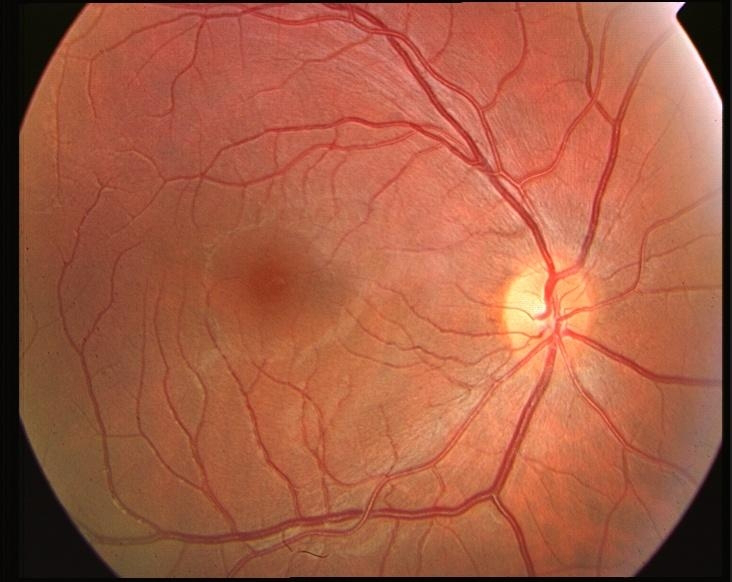
#> input picture Fundus.png, 732 x 582 px
$ jupyter execute accurate_mapping.ipynb   (shell and % lines are left out)
#> lines starting #> are read from the running program, lines starting #| are printed output that depends on the picture; after the words box and inside, x2 and y2 are one past the last pixel; in counts of white or black regions, pixels touching at a corner belong together
[cell 1]
import cv2
from matplotlib import pyplot as plt
import numpy as np
import math

[cell 2]
# opening image in RGB format
img = cv2.imread('Fundus.png')
#> img is the input picture: shape (582, 732, 3); mean B, G, R 67.6, 92.8, 165.4
b, g, r = cv2.split(img)
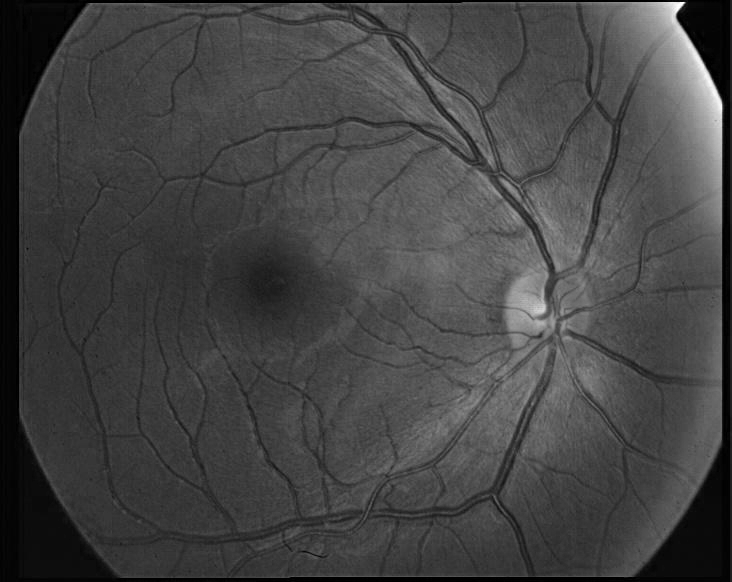
#> b: shape (582, 732); min 0, max 255, mean 67.6
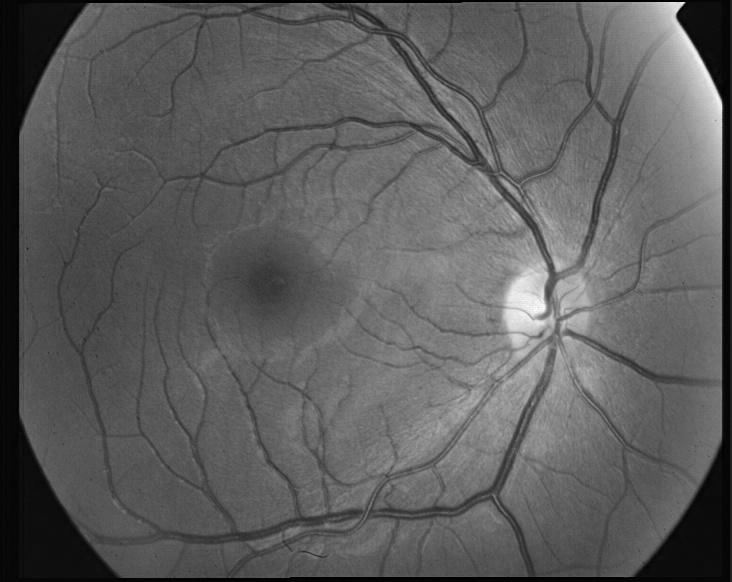
#> g: shape (582, 732); min 0, max 255, mean 92.8
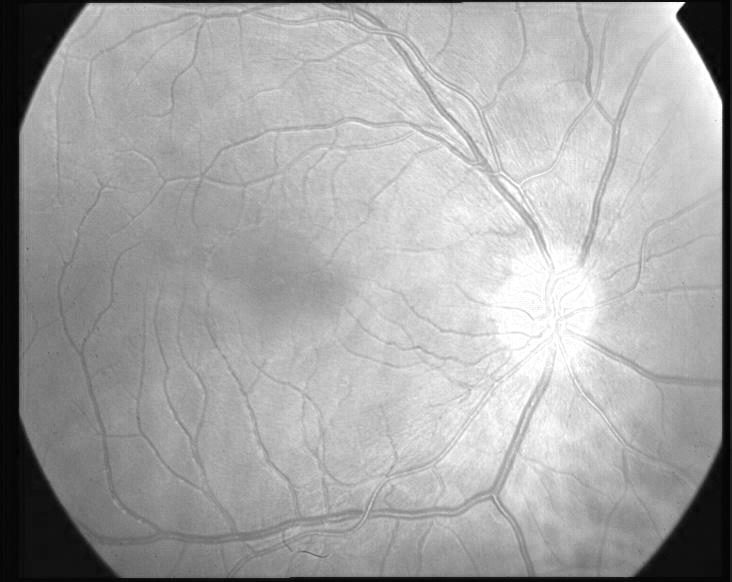
#> r: shape (582, 732); min 0, max 255, mean 165.4
img = cv2.merge([r, g, b])

[cell 3]
# displaying loaded image
plt.imshow(img)

[cell 4]
# coordinates of the center of the image
center_x = int(img.shape[0]/2)
#> center_x = 291
center_y = int(img.shape[1]/2)
#> center_y = 366

[cell 5]
# displaying center of the eye
temp = img.copy()
for i in range(center_x-4, center_x+5):
    for j in range(center_y-4, center_y+5):
        temp[i][j] = [0, 0, 255]
#> temp: shape (582, 732, 3); mean R, G, B 165.3, 92.8, 67.6

[cell 6]
plt.imshow(temp)

[cell 7]
# detecting blindspot
blind_spot_detector = img.copy()
blind_spot_detector = blind_spot_detector[center_x:, center_y:]
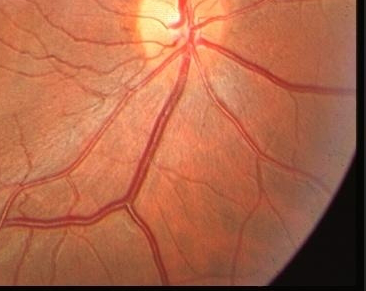
#> blind_spot_detector: shape (291, 366, 3); mean R, G, B 175.4, 102.2, 72.1

[cell 8]
# getting lower right part of eye
plt.imshow(blind_spot_detector)

[cell 9]
# algorithm to detect blind spot
blind_spot = (0, 0)
highest_rms = 0
for i in range(blind_spot_detector.shape[0]):
    for j in range(blind_spot_detector.shape[1]):
        (r, g, b) = blind_spot_detector[i][j]
        rms = math.sqrt(math.pow(r, 2)+math.pow(g, 2)+math.pow(b, 2))
        if rms > highest_rms:
            highest_rms = rms
            blind_spot = (i, j)
#> after the loop, blind_spot = (17, 170); highest_rms = 414.8

[cell 10]
# displaying blind spot
temp_blind_spot = blind_spot_detector.copy()
for i in range(blind_spot[0]-4, blind_spot[0]+5):
    for j in range(blind_spot[1]-4, blind_spot[1]+5):
        temp_blind_spot[i][j] = [0, 0, 255]
#> temp_blind_spot: shape (291, 366, 3); 0.08% of pixels changed, all inside (x1, y1, x2, y2) = (166, 13, 175, 22)

[cell 11]
# showing the blind spot
plt.imshow(temp_blind_spot)

[cell 12]
# calculating distance covered by each value
x_increments = blind_spot[1]/5
#> x_increments = 34
y_increments = blind_spot_detector.shape[0]/8
#> y_increments = 36.38

[cell 13]
# plotting the data on the eye
mapping_data = blind_spot_detector.copy()
arr = [[34, 34, 0, 31],[34, 33, 31, 29],[34, 32, 30, 0],[33, 33, 0, 0]]

[cell 14]
# plotting numeric data on the eye
font = cv2.FONT_HERSHEY_SIMPLEX

y_val = y_increments
#> y_val = 36.38

for x in range(len(arr)):
    x_val = x_increments
    for y in range(len(arr[x])):
        if arr[x][y]:
            cv2.putText(mapping_data, str(arr[x][y]),(int(x_val),int(y_val)), font, 1,(0,0,255),2)
        x_val += (x_increments*2)
    y_val += (y_increments * 2)
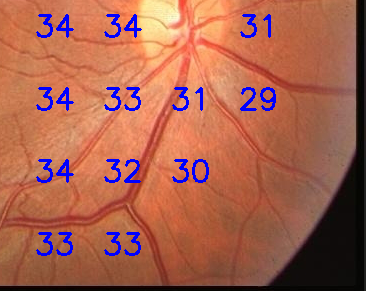
#> mapping_data: shape (291, 366, 3); 3.46% of pixels changed, all inside (x1, y1, x2, y2) = (36, 14, 276, 256)
#> after the loop, y_val = 327.4

[cell 15]
plt.imshow(mapping_data)

[cell 16]
# values read from the Humphrey Field Analyser
full_array = [[0, 0, 0, 22, 24, 23, 22, 0, 0], [0, 0, 26, 28, 28, 26, 27, 31, 0], [0, 20, 24, 31, 32, 29, 30, 28, 28], [21, 22, 25, 30, 32, 32, 29, 27, 28], [28, 28, 28, 32, 33, 34, 34, 0, 31], [0, 28, 30, 35, 33, 34, 33, 31, 29], [0, 0, 29, 33, 32, 34, 32, 30, 0], [0, 0, 0, 29, 32, 33, 33, 0, 0]]
difference_array = [[0, 0, 0, -5, -3, -4, -4, 0, 0], [0, 0, -2, -1, -1, -3, -2, 3, 0], [0, -9, -6, 0, 0, -2, 0, -1, 0], [-6, -8, -6, -2, -1, 0, -2, 0, -1], [1, -1, -3, 0, 0, 1, 2, 0, 1], [0, -1, -1, 3, 1, 2, 2, 0, 0], [0, 0, 0, 2, 1, 3, 1, 0, 0], [0, 0, 0, 0, 3, 4, 3, 0, 0]]

[cell 17]
# converting arrays into numpy arrays
full_array = np.array(full_array)
difference_array = np.array(difference_array)

[cell 18]
# plotting the numbers on the eye
num_image = img.copy()
# Starting value of Y
y = center_y - (len(full_array)/2)*y_increments*2 - y_increments
#> y = 38.62
for i in range(len(full_array)):
    x = center_x - (len(full_array[i])/2)*x_increments*2 + 2*x_increments
    for j in range(len(full_array[i])):
        if full_array[i][j]:
            cv2.putText(num_image, str(full_array[i][j]),(int(x),int(y)), font, 1,(0,0,255),2)
        x += (x_increments * 2)
    y += (y_increments*2)
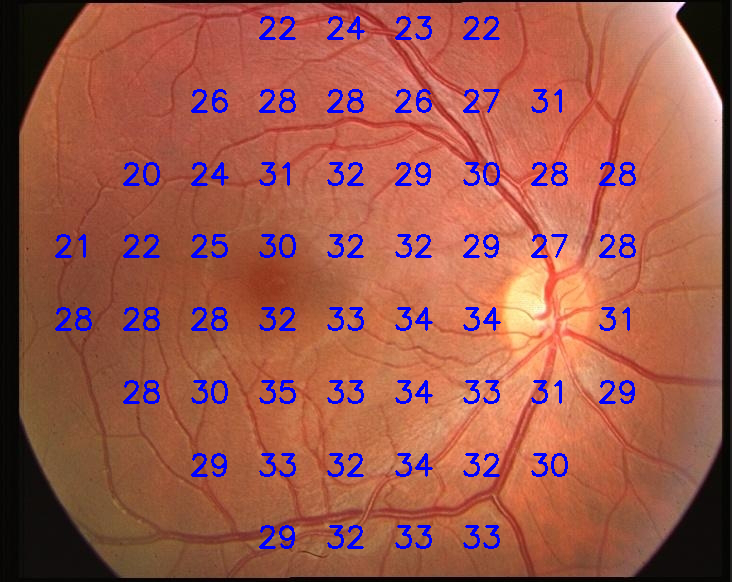
#> num_image: shape (582, 732, 3); mean R, G, B 157.8, 88.7, 74.9
#> after the loop, y = 620.6

plt.imshow(num_image)

[cell 19]
# normalizing the difference array
e = (difference_array/ max(difference_array.min(), difference_array.max(), key=abs))
e = e.clip(max=0)
e = ((e+1)*255).astype(int)
cv2.imwrite('difference_picture.png', e)
e = cv2.imread('difference_picture.png')
for i in range(e.shape[0]):
    for j in range(e.shape[1]):
        e[i][j] = np.array([e[i][j][0], e[i][j][1], 255])
plt.imshow(e)
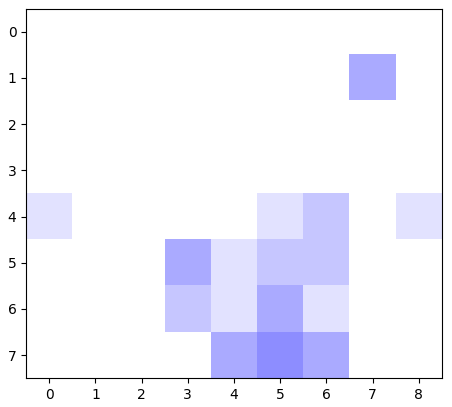
#> figure drawn by matplotlib, 1 panel

[cell 20]
# resizing the data
h = y_increments*2 * len(e)
#> h = 582
w = x_increments*2 * len(e[0])
#> w = 612

[cell 21]
g = cv2.resize(e, (int(w), int(h)))
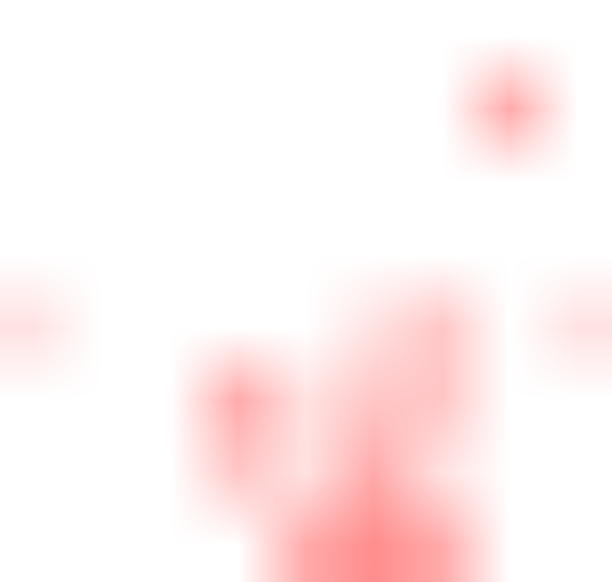
#> g: shape (582, 612, 3); mean B, G, R 241.9, 241.9, 255

[cell 22]
cv2.imwrite('difference_picture.png', g)
#> Out = True

[cell 23]
# visualizing the data
plt.imshow(g)

[cell 24]
# mapping the data onto the eyeball
f, axarr = plt.subplots(2,2)
f.set_size_inches(12, 12)
axarr[0][0].set_title('General retina image')
axarr[0][1].set_title('Data from Humphrey Field Analyser')
axarr[1][0].set_title('Data mapped onto retina')
axarr[1][1].set_title('Numeric mapping')
axarr[1][0].imshow(g, alpha=1)
axarr[1][0].imshow(img, alpha=0.5)
axarr[0][1].imshow(g)
axarr[0][0].imshow(img)
axarr[1][1].imshow(num_image)
#> figure, not shown here; B, G, R data is drawn as R, G, B
